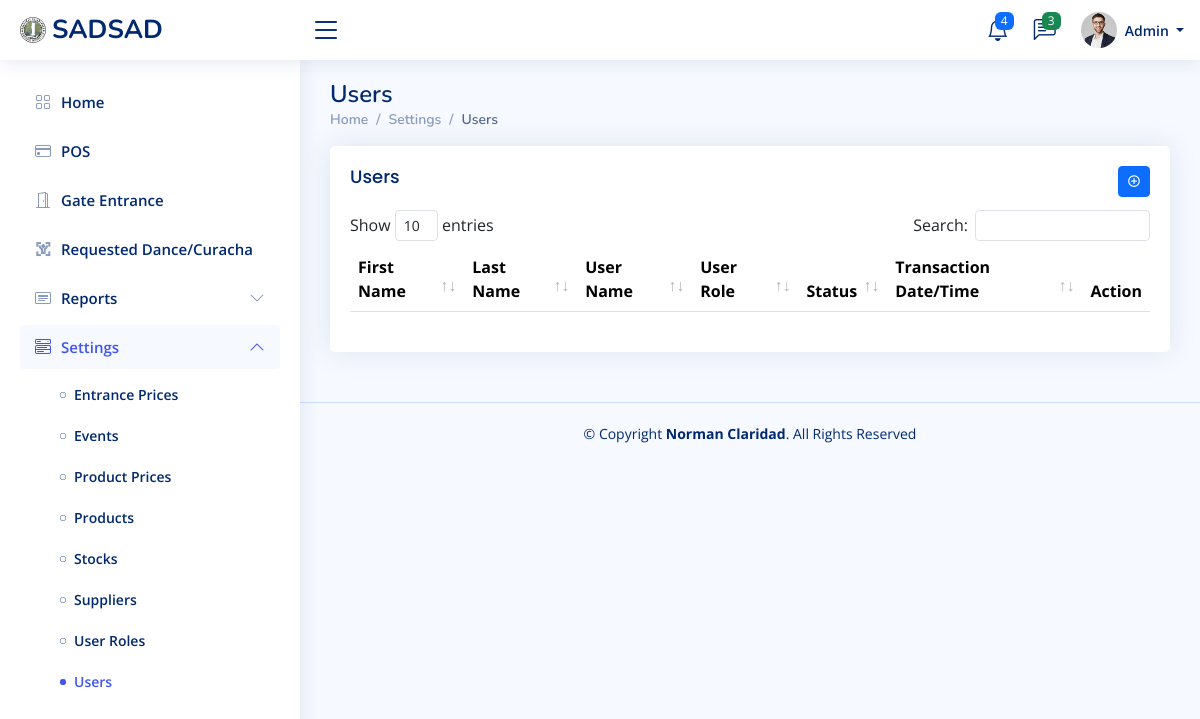
Screenshot of /views/settings/users/index.php (signed in) with the database file from the repository.
### tables this page shows
CREATE TABLE `menu` (
  `id` int NOT NULL AUTO_INCREMENT,
  `name` varchar(45) DEFAULT NULL,
  `url` varchar(255) DEFAULT NULL,
  `icon` varchar(45) DEFAULT NULL,
  `sort` int NOT NULL DEFAULT '0',
  `active_keyword` varchar(45) DEFAULT NULL,
  `is_active` char(1) NOT NULL DEFAULT 'Y' COMMENT 'Y = Yes\nN = No',
  `created_by` int DEFAULT NULL,
  `created_at` datetime DEFAULT NULL,
  `updated_by` int DEFAULT NULL,
  `updated_at` timestamp NOT NULL DEFAULT CURRENT_TIMESTAMP ON UPDATE CURRENT_TIMESTAMP,
  PRIMARY KEY (`id`)
);

CREATE TABLE `sub_menu` (
  `id` int NOT NULL AUTO_INCREMENT,
  `menu_id` int NOT NULL,
  `name` varchar(100) DEFAULT NULL,
  `url` varchar(255) DEFAULT NULL,
  `icon` varchar(45) DEFAULT NULL,
  `sort` int NOT NULL DEFAULT '0',
  `active_keyword` varchar(45) DEFAULT NULL,
  `is_active` char(1) NOT NULL DEFAULT 'Y' COMMENT 'Y = Yes\nN = No',
  `created_by` int DEFAULT NULL,
  `created_at` datetime DEFAULT NULL,
  `updated_by` int DEFAULT NULL,
  `updated_at` timestamp NOT NULL DEFAULT CURRENT_TIMESTAMP ON UPDATE CURRENT_TIMESTAMP,
  PRIMARY KEY (`id`)
);

### models/Models.php (called while the page is built)
<?php
class Models {
    protected function getDocumentRoot() {
        return $_SERVER['DOCUMENT_ROOT'];
    }
}

### inc/conn.php (called while the page is built, shortened)
<?php
class DB
{
	private $pdo;
	private static $instance = null;
	private function __construct() {
		$dsn = 'mysql:dbname=sadsad;host=127.0.0.1';
		$user = 'root';
		$password = '';
		$this->pdo = new \PDO($dsn, $user, $password);
	}
	public static function getInstance() {
		if (null === self::$instance) {
			self::$instance = new $c;
		}
		return self::$instance;
	}
	public function select($sql, $action = 'all') {
		$sth = $this->pdo->query($sql);
		return $sth->fetchAll();
	}
}

### models/Menu.php (called while the page is built, shortened)
<?php
require_once('Models.php');
class Menu extends Models {
    protected $db;
    private $table;
    public function __construct() {
		require_once($this->getDocumentRoot() . '/inc/conn.php');
        $this->db = DB::getInstance();
        $this->table = 'menu';
	}
	public function getWhere( $where = '', $sortBy = 'name ASC') {
		$sql = "SELECT * FROM $this->table WHERE 1 ";
		$sql .= " ORDER BY $sortBy ";
        $rows = $this->db->select($sql);
        return $rows;
	}
}

### models/Sub_menu.php (called while the page is built, shortened)
<?php
require_once('Models.php');
class Sub_menu extends Models
{
    protected $db;
    private $table;
    public function __construct() {
		require_once($this->getDocumentRoot() . '/inc/conn.php');
        $this->db = DB::getInstance();
        $this->table = 'sub_menu';
	}
	public function getWhere($where = '', $sortBy = 'sort ASC') {
		$sql = "SELECT * FROM $this->table WHERE is_active = 'Y'";
		if(!empty($where)) {
			$sql .= " $where";
		}
		$sql .= " ORDER BY $sortBy ";
        $rows = $this->db->select($sql);
        return $rows;
	}
}

### inc/helpers.php (called while the page is built, shortened)
<?php
class Helpers {
     public function checkactivemenu($uri, $activekeyword) : bool {
        if(strpos($uri, $activekeyword) !== false) {
            return true;
        }
        return false;
    }
}

### views/settings/users/index.php (the view, shortened to what this page needs)
<?php
require_once('../../../inc/helpers.php');
$helpers = new Helpers();
include_once '../../../templates/header.php';
include_once '../../../templates/sidebar.php';
?>
<main id="main" class="main">
    <div class="pagetitle">
      <h1><?php echo PAGE_TITLE ?></h1>
      <nav>
        <ol class="breadcrumb">
          <li class="breadcrumb-item"><a href="<?php echo BASE_URL ?>">Home</a></li>
          <li class="breadcrumb-item">Settings</li>
          <li class="breadcrumb-item active"><?php echo PAGE_TITLE ?></li>
        </ol>
      </nav>
    </div>
    <section class="section">
        <div class="row">
            <div class="col-lg-12">
                <div class="card">
                    <div class="card-body">
                        <h5 class="card-title"><?php echo PAGE_TITLE ?>
                            <span class="float-end">
                                <a class="btn btn-sm btn-primary" id="btn-add">
                                    <i class="ri-add-circle-line"></i>
                                </a>
                            </span>
                        </h5>
                        <table class="table datatable" id="table-data">
                            <thead>
                            <tr>
                                <th>
                                    First Name
                                </th>
                                <th>Last Name</th>
                                <th>User Name</th>
                                <th>User Role</th>
                                <th>Status</th>
                                <th>Transaction Date/Time</th>
                                <th>Action</th>
                            </tr>
                            </thead>
                        </table>
                    </div>
                </div>
            </div>
        </div>
    </section>
</main>
<?php
    include_once '../../../templates/footer.php';
?>

### templates/sidebar.php (shortened to what this page needs)
<?php
require ($_SERVER['DOCUMENT_ROOT'] . '/models/Menu.php');
require ($_SERVER['DOCUMENT_ROOT'] . '/models/Sub_menu.php');
$menu       = new Menu();
$sub_menu   = new Sub_menu();
$resMenu = $menu->getWhere('', 'sort ASC');
$menu_list = [];
foreach($resMenu AS $row) {
    $resSubMenu = $sub_menu->getWhere(" AND menu_id = " . $row['id'], "name ASC");
    $menu_list[] = [
        'id'    => $row['id'],
        'name'  => $row['name'],
        'url'   => $row['url'],
        'icon'  => $row['icon'],
        'active_keyword'  => $row['active_keyword'],
        'sub_menu' => $resSubMenu
    ];
}
?>
  <aside id="sidebar" class="sidebar">
    <ul class="sidebar-nav" id="sidebar-nav">
    <?php foreach($menu_list AS $row):
            $checkmenu = $helpers->checkactivemenu($uri, $row['active_keyword']);
            $active = ($checkmenu) ? '' : 'collapsed';
            $areaexpanded = ($checkmenu) ? 'aria-expanded="true"' : '';
            $navcontentshow = ($checkmenu) ? 'show' : '';
            $baseUrl = BASE_URL;
            if($row['active_keyword'] != 'home') {
                $baseUrl = BASE_URL . $row['url'];
            }
        ?>
        <?php if(empty($row['sub_menu'])): ?>
        <li class="nav-item">
            <a class="nav-link <?php echo $active ?>" href="<?php echo $baseUrl ?>">
                <i class="<?php echo $row['icon'] ?>"></i>
                <?php echo $row['name'] ?>
            </a>
        </li>
        <?php else : ?>
        <li class="nav-item">
            <a class="nav-link <?php echo $active ?>" data-bs-target="#<?php echo $row['active_keyword'] ?>-nav" data-bs-toggle="collapse" href="#" <?php echo $areaexpanded ?>>
                <i class="<?php echo $row['icon'] ?>"></i><span><?php echo $row['name'] ?></span><i class="bi bi-chevron-down ms-auto"></i>
            </a>
            <ul id="<?php echo $row['active_keyword'] ?>-nav" class="nav-content collapse <?php echo $navcontentshow ?>" data-bs-parent="#sidebar-nav">
            <?php foreach($row['sub_menu'] AS $rows):
                        $checkmenu = $helpers->checkactivemenu($uri, $rows['active_keyword']);
                        $active = ($checkmenu) ? 'active' : '';
                    ?>
                    <li>
                        <a href="<?php echo BASE_URL . '/' . $rows['url'] ?>" class="<?php echo $active; ?>">
                            <i class="<?php echo $rows['icon'] ?>"></i><span><?php echo $rows['name'] ?></span>
                        </a>
                    </li>
                <?php endforeach; ?>
            </ul>
        </li>
        <?php endif; ?>
        <?php endforeach; ?>
    </ul>
  </aside>

### assets/css/style.css (style rules this page uses)
:root { scroll-behavior: smooth; }
body { font-family: "Open Sans", sans-serif; background: #f6f9ff; color: #444444; }
a { color: #4154f1; text-decoration: none; }
h1, h2, h3, h4, h5, h6 { font-family: "Nunito", sans-serif; }
#main { margin-top: 60px; padding: 20px 30px; transition: all 0.3s; }
.pagetitle { margin-bottom: 10px; }
.pagetitle h1 { font-size: 24px; margin-bottom: 0; font-weight: 600; color: #012970; }
.card { margin-bottom: 30px; border: none; border-radius: 5px; box-shadow: 0px 0 30px rgba(1, 41, 112, 0.1); }
.card-title { padding: 20px 0 15px 0; font-size: 18px; font-weight: 500; color: #012970; font-family: "Poppins", sans-serif; }
.card-title span { color: #899bbd; font-size: 14px; font-weight: 400; }
.card-body { padding: 0 20px 20px 20px; }
.breadcrumb { font-size: 14px; font-family: "Nunito", sans-serif; color: #899bbd; font-weight: 600; }
.breadcrumb a { color: #899bbd; transition: 0.3s; }
.breadcrumb .breadcrumb-item::before { color: #899bbd; }
.breadcrumb .active { color: #51678f; font-weight: 600; }
.sidebar { position: fixed; top: 60px; left: 0; bottom: 0; width: 300px; z-index: 996; transition: all 0.3s; padding: 20px; overflow-y: auto; scrollbar-width: thin; scrollbar-color: #aab7cf transparent; box-shadow: 0px 0px 20px rgba(1, 41, 112, 0.1); background-color: #fff; }
@media (min-width: 1200px) { #main, #footer { margin-left: 300px; } }
.sidebar-nav { padding: 0; margin: 0; list-style: none; }
.sidebar-nav li { padding: 0; margin: 0; list-style: none; }
.sidebar-nav .nav-item { margin-bottom: 5px; }
.sidebar-nav .nav-link { display: flex; align-items: center; font-size: 15px; font-weight: 600; color: #4154f1; transition: 0.3; background: #f6f9ff; padding: 10px 15px; border-radius: 4px; }
.sidebar-nav .nav-link i { font-size: 16px; margin-right: 10px; color: #4154f1; }
.sidebar-nav .nav-link.collapsed { color: #012970; background: #fff; }
.sidebar-nav .nav-link.collapsed i { color: #899bbd; }
.sidebar-nav .nav-link .bi-chevron-down { margin-right: 0; transition: transform 0.2s ease-in-out; }
.sidebar-nav .nav-link:not(.collapsed) .bi-chevron-down { transform: rotate(180deg); }
.sidebar-nav .nav-content { padding: 5px 0 0 0; margin: 0; list-style: none; }
.sidebar-nav .nav-content a { display: flex; align-items: center; font-size: 14px; font-weight: 600; color: #012970; transition: 0.3; padding: 10px 0 10px 40px; transition: 0.3s; }
.sidebar-nav .nav-content a i { font-size: 6px; margin-right: 8px; line-height: 0; border-radius: 50%; }
.sidebar-nav .nav-content a:hover, .sidebar-nav .nav-content a.active { color: #4154f1; }
.sidebar-nav .nav-content a.active i { background-color: #4154f1; }

### rows the page displays
menu: name "Home"
menu: name "POS"
menu: name "Gate Entrance"
menu: name "Requested Dance/Curacha"
menu: name "Reports"
menu: name "Settings"
sub_menu: name "Entrance Prices"
sub_menu: name "Events"
sub_menu: name "Product Prices"
sub_menu: name "Products"
sub_menu: name "Stocks"
sub_menu: name "Suppliers"
sub_menu: name "User Roles"
sub_menu: name "Users"

### other values shown
LOGO_TEXT "SADSAD"
$_SESSION['SESS_FIRST_NAME'] "Admin"
PAGE_TITLE "Users"
